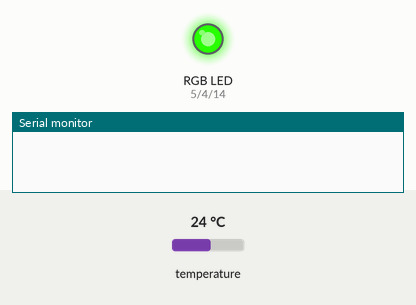
A sketch run on a simulated ESP8266 (NodeMCU). Shown: an RGB LED mixed from three pins (HIGH = lit), the last lines printed to the serial monitor. Dashed ring = blinking. The inputs (shaded band) are chosen by the test bench; at power-on: temperature 24 °C. WiFi joins after 1.5 s; servers stay silent unless stated; no MQTT or app messages arrive unless stated. At 5.4 s the program puts the board to deep sleep or switches it off; the recording ends there.

Above: at 0.1 s.
At 1.7 s:
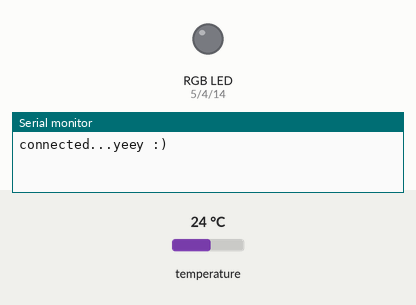
At 3.4 s:
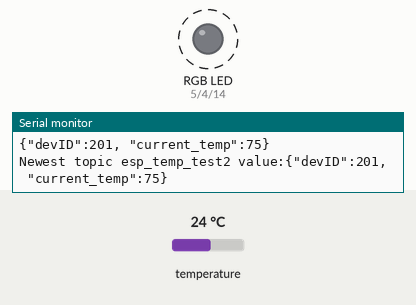
Timing chart, 0 to 4.9 s (numbered marks = the images above):
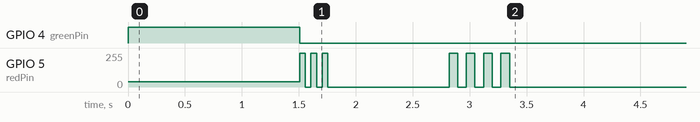

The sketch:

callback_test.ino
```cpp
#include <FS.h>                   //this needs to be first, or it all crashes and burns...
#include <ESP8266WiFi.h>          //https://github.com/esp8266/Arduino
//needed for library
#include <DNSServer.h>
#include <ESP8266WebServer.h>
#include <WiFiManager.h>          //https://github.com/tzapu/WiFiManager
#include <PubSubClient.h>
#include <OneWire.h>
#include <DallasTemperature.h>
#include <Ticker.h>

//#define mqtt_server "104.236.210.175" //fill this
#define mqtt_server "159.203.102.9" //fill this
#define mqtt_user "" // no fill necessary
#define mqtt_password "" // no fill necessary
//#define topic1 "temp/temp1"
//#define topic1 "esp_temp_test3"
Ticker sleepTicker;


// THIS IS WHERE THINGS NEED TO BE DEFINED
//***************************************************************
#define topic1 "esp_temp_test2"
#define mqtt_client_name "201" //dont change
//set the temp wire input here
#define MAX_LOOP_TIME_MS     15000


/*
 *
 * FEATURES FOR THIS SCRIPT
 *
 * -added a wifi timeout so users have 90 seconds to connect before it resets
 *    -rational for this was that if a users wifi goes down, theres currently no way to have the device not connect as an AP if it notices the wifi is down
 *    -TODO fix this
 * -timeout in loop once connected to wifi
 * - temp sensor is usally sending out 185 as its first value, so changed that so it loops and checks again for new values
 * - if the temp sensor is not connected, the device will send -197 degrees. Changed this to 1000 so we can flag it when it happens
 *
 *
 * NOTE you MUST run this script on the chip with wifi.reset() uncommented to clear the EEPROM, then rerun it with that commented out
 * note you must also change the wifi at the bottom to edit the deviceID into it
 * TODO fix comment above
 *
 *
 *
 * LIFECYCLE OF APPLICATION
 *
 * STARTUP - LED GOES ORANGE
 * IF CONNECTS TO WIFI, BLINK GREEN
 * if doesnt connect, goes red
 * if loses connection to mqtt, blinks red
 * if timeout, goes red
 */


///the following pins work on the ESP8266 ESP-12 to read the temperature
//  14
// pin 2 works but wouldn't suggest it due to it being on the same side as ground, not vcc which needs a pullup resistor
// 13
//PLEASE NOTE THAT THE PINS THAT DON'T WORK BELOW MAY BE DUE TO A WIRING FLAW ... but i doubt it :)
// 12 DOES NOT WORK

 #define ONE_WIRE_BUS 13
OneWire oneWire(ONE_WIRE_BUS);
DallasTemperature sensors(&oneWire);
WiFiClient espClient;
PubSubClient client(espClient);
int deviceID = 201;
String WiFiDevID = "test";


int redPin = 5;
int greenPin = 4;
int bluePin = 14;

int redArr[]= {0,255,0};
int greenArr[] = {255,0,0};
int blueArr[]= {0,0,255};


int yellowArr[] = {255, 255, 0};
int orangeArr[] = {40, 255, 0};
//int orangeArr[] = {128, 255, 0};
int whiteArr[] = {255, 128, 0};
int blackArr[] = {0,0,0};

char current_temp[32];
//this is in seconds

int sleepTimeS = 30;
//sleeptimeS_AP is for when the device doesn't connect to the network
int sleepTimeS_AP = 60;
int wifi_timeout = 90;

unsigned long startTime;


//NOTE TO CHECK WIFI.RESET SETTINGS DONT MESS THAT UP.
//ON FIRST PUSH MAKE SURE TO RUN RESET SETTINGS, THEN PUSH CODE AGAIN AND COMMENT THAT OUT.
//********************************************************


void setColor(int color[])
{
    int red;
    int green;
    int blue;

#ifdef COMMON_ANODE
    red = 255 - color[0];
    green = 255 - color[1];
    blue = 255 - color[2];

  #endif

    setColor1(color[0],color[1],color[2]);


}


void blink_lights(int light1[],int light2[], int counter, int time_delay){

   int i;
   for(i = 0; i < counter; i++){

    setColor(light1);
    delay(time_delay);
    setColor(light2);
    delay(time_delay);
     }
}


void setColor1(int red, int green, int blue)

  {
      #ifdef COMMON_ANODE
      red = 255 - red;
      green = 255 - green;
      blue = 255 - blue;
      #endif

      analogWrite(redPin, red);
      analogWrite(greenPin, green);
      analogWrite(bluePin, blue);
  }


void pubMQTT(String topic,String topic_val){
    Serial.print("Newest topic " + topic + " value:");
    Serial.println(String(topic_val).c_str());
    client.publish(topic.c_str(), String(topic_val).c_str(), true);
    blink_lights(greenArr,blackArr,2,75);
}

void reconnect() {
    // Loop until we're reconnected
    while (!client.connected()) {
        Serial.print("Attempting MQTT connection...");
        // Attempt to connect
        if (client.connect(mqtt_client_name)) { //* See //NOTE below
            Serial.println("connected");
            blink_lights(greenArr,blackArr,2,75);
        } else {
            Serial.print("failed, rc=");
            Serial.print(client.state());

             blink_lights(blueArr,blackArr,8,75);
                ESP.deepSleep(sleepTimeS * 10000000,WAKE_RF_DEFAULT);

            Serial.println(" try again in 5 seconds");
            // Wait 5 seconds before retrying
            delay(5000);
        }
    }
}


void sleepyTime() {
  const int elapsed = millis() - startTime;
  Serial.println(millis());
  Serial.println(startTime);
  Serial.printf("Sleeping. Loop took %d ms\n", elapsed);
  if (elapsed >= MAX_LOOP_TIME_MS) {

    setColor(redArr);
    delay(2000);
   ESP.deepSleep(sleepTimeS * 10000000,WAKE_RF_DEFAULT);
   }
  // It can take a while for the ESP to actually go to sleep.
  // When   it wakes up we start again in setup().
  delay(5000);
}


void configModeCallback (WiFiManager *myWiFiManager) {
  Serial.println("Entered config mode");
  Serial.println(WiFi.softAPIP());
  // print the ssid that we should connect to to configure the ESP8266
  Serial.print("Created config portal AP ");
  Serial.println(myWiFiManager->getConfigPortalSSID());
}


void setup() {
    Serial.begin(115200);
  // put your setup code here, to run once:
  pinMode(redPin, OUTPUT);
  pinMode(greenPin, OUTPUT);
  pinMode(bluePin, OUTPUT);

  //SET THIS TO ORANGE IN PRODUCTION

  setColor(orangeArr);

  WiFiManager wifiManager;

    wifiManager.setAPCallback(configModeCallback);


  // you have 90 seconds to connect or youre booted
  //TODO until I figure out a way to read connection variables being set, the device will turn into an AP if the wifi is down or youre not connected.
  //setting to 90 seconds now
  wifiManager.setTimeout(wifi_timeout);
  //exit after config instead of connecting

  wifiManager.setBreakAfterConfig(true);

  //reset settings - for testing


  /////////////////////RESET STUFF HERE//////////////////////////////////////


  //wifiManager.resetSettings();


 ///////////////////////////////////////////////////


  //tries to connect to last known settings
  //if it does not connect it starts an access point with the specified name
  //here  "AutoConnectAP" with password "password"
  //and goes into a blocking loop awaiting configuration
  //if (!wifiManager.autoConnect("AutoConnectAP1234")) {
    if (!wifiManager.autoConnect("Device201")) {


    blink_lights(redArr,blackArr,8,75);
    Serial.println("failed to connect, we should reset as see if it connects");
    //setColor(redArr);
    delay(1000);
    ESP.reset();
      ESP.deepSleep(sleepTimeS_AP * 1000000,WAKE_RF_DEFAULT);
    delay(500);
  }
    wifiManager.autoConnect("Device201");
    //wifiManager.autoConnect("AutoConnectAP1234");
  //if you get here you have connected to the WiFi
  Serial.println("connected...yeey :)");
  //blink_lights(green_pin,6,200);

//CONNECT TO WIFI GO GREEN

    blink_lights(greenArr,blackArr,3,50);
    delay(200);
   // blink_lights(yellowArr,orangeArr,6,50);
    //blink_lights(whiteArr,blackArr,6,50);

  Serial.println("local ip");
  Serial.println(WiFi.localIP());
  client.setServer(mqtt_server, 1883);

}

void loop() {


      startTime = millis();
      sleepTicker.once_ms(16000, &sleepyTime);

      sensors.requestTemperatures(); // Send the command to get temperatures
      Serial.println("temp below");
      float temp_float = sensors.getTempFByIndex(0);
      Serial.println("first reading");
      Serial.println(temp_float);

        Serial.println("------------------");

       // on the first reading it spits out 185 degrees if it measures something, not sure why but just make it rerequest a value

      while(temp_float > 184.5 && temp_float < 185.5){
        Serial.println("temp not set yet");
        sensors.requestTemperatures(); // Send the command to get temperatures
      temp_float = sensors.getTempFByIndex(0);
      Serial.println(temp_float);

      }

      if (!client.connected()) {
        reconnect();
        }


    String temperature = dtostrf(temp_float, 4, 0, current_temp);
    temperature.trim();

    if (temperature == "-197"){
      temperature = "-1000";
    }


    String message_to_send1 = String("{\"devID\":") +
    String(deviceID) +
    ", \"current_temp\":" + temperature +
     + "}";

     Serial.println(message_to_send1);
    pubMQTT(topic1, message_to_send1);


    //Serial.println("i will go to sleep now");
    delay(2000);
   ESP.deepSleep(sleepTimeS * 1000000,WAKE_RF_DEFAULT);
   delay(100);
   Serial.println("this should not print");
    delay(4000);

}
```
